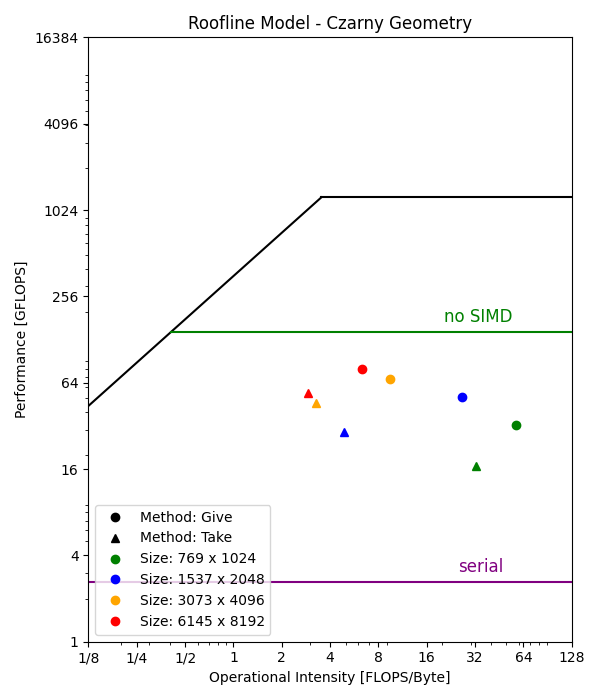

Generate this figure with Python:
import matplotlib.pyplot as plt
import numpy as np
from matplotlib.lines import Line2D

### Data ###
title = "Roofline Model - Czarny Geometry"
x_axis_label = "Operational Intensity [FLOPS/Byte]"
y_axis_label = "Performance [GFLOPS]"
# Measured by Likwid
# maximum_performance = 1256.6 * 1000  # Maximum performance in MFLOP/s
# maximum_bandwidth = 355.6 * 1000  # Maximum bandwidth in MByte/s
# Given in cluster documentation
maximum_performance = 2.6 * 32 * 56 * 1000
maximum_bandwidth = 281.0 * 1000

### Start Plotting ###
x_min = 1/8
x_max = 128
x_ticks = [1/8, 1/4, 1/2, 1, 2, 4, 8, 16, 32, 64, 128]
x_tick_labels = ["1/8", "1/4", "1/2", "1", "2", "4", "8", "16", "32", "64", "128"]

y_min = 1
y_max = 16384
y_ticks = [1, 4, 16, 64, 256, 1024, 4096, 16384]
y_tick_labels = [f"{int(tick)}" for tick in y_ticks]

# Convert maximum performance to GFLOPS and maximum bandwidth to GB/s
max_perf_gflops = maximum_performance / 1000  # GFLOPS
max_bw_gbs = maximum_bandwidth / 1000  # GB/s

# Operational intensity (OI) range for the plot
oi = np.logspace(np.log10(x_min), np.log10(x_max), 500)

# Roofline calculations
# Memory-bound (Bandwidth roofline)
memory_bound = max_bw_gbs * oi

# Performance-bound (Compute roofline)
performance_bound = np.full_like(oi, max_perf_gflops)

# Intersection point between memory and compute roofs
intersection_oi = max_perf_gflops / max_bw_gbs

# Plot
plt.figure(figsize=(6, 7))

# Memory Bound
x1 = np.array([0, intersection_oi])
y1 = np.array([0, max_perf_gflops])
plt.loglog(x1, y1, 'k-', label="_nolegend_")
# Computation Bound
x1 = np.array([intersection_oi, x_max])
y1 = np.array([max_perf_gflops, max_perf_gflops])
plt.loglog(x1, y1, 'k-', label="_nolegend_")

### No SIMD line ###
no_simd = 2.6 * 56
intersection_no_simd = no_simd / max_bw_gbs
x1 = np.array([intersection_no_simd, x_max])
y1 = np.array([no_simd, no_simd])
plt.loglog(x1, y1, 'g-', label="_nolegend_")  # Green line

# Add text above the NO SIMD line
plt.text(
    intersection_no_simd + 20,  # X position, slightly to the right of the intersection
    no_simd * 1.1,                # Y position, a bit above the line
    'no SIMD',                    # Text label
    color='green',                 # Text color (match the line color)
    fontsize=12,                   # Font size
    verticalalignment='bottom',    # Vertical alignment (place text above the line)
    horizontalalignment='left'    # Horizontal alignment (adjust to the left)
)


# Serial Line in Purple
serial = 2.6
intersection_serial = serial / max_bw_gbs
x1 = np.array([intersection_serial, x_max])
y1 = np.array([serial, serial])
plt.loglog(x1, y1, color='purple', linestyle='-', label="_nolegend_")

# Add text above the NO SIMD line (Purple)
plt.text(
    intersection_serial + 25,  # X position, slightly to the right of the intersection
    serial * 1.1,                # Y position, a bit above the line
    'serial',                    # Text label
    color='purple',                # Text color (match the line color)
    fontsize=12,                   # Font size
    verticalalignment='bottom',    # Vertical alignment (place text above the line)
    horizontalalignment='left'    # Horizontal alignment (adjust to the left)
)


data = [
    # [op_ins, app_perf, color, shape]
    [57.6606, 32448.0051, 'g', 'o'],  # Give (769 x 1024)
    [26.4743, 51214.0858, 'b', 'o'],  # Give (1537 x 2048)
    [9.4655, 67896.1025, 'orange', 'o'],  # Give (3073 x 4096)
    [6.3435, 79118.8143, 'r', 'o'],  # Give (6145 x 8192)
    [32.5134, 16787.3805, 'g', '^'],  # Take (769 x 1024)
    [4.9066, 28809.3174, 'b', '^'],  # Take (1537 x 2048)
    [3.2515, 45878.1637, 'orange', '^'],  # Take (3073 x 4096)
    [2.9040, 54252.0375, 'r', '^'],  # Take (6145 x 8192)
]

for op_ins, app_perf, color, shape in data:
    plt.plot(op_ins, app_perf / 1000, marker=shape, color=color, linestyle='None')

### Custom legend ###
# Legend elements for shapes (methods)
shape_legend = [
    Line2D([0], [0], color='black', marker='o', linestyle='None', label='Method: Give'),
    Line2D([0], [0], color='black', marker='^', linestyle='None', label='Method: Take'),
]

# Legend elements for colors (size configurations)
color_legend = [
    Line2D([0], [0], color='g', marker='o', linestyle='None', label='Size: 769 x 1024'),
    Line2D([0], [0], color='b', marker='o', linestyle='None', label='Size: 1537 x 2048'),
    Line2D([0], [0], color='orange', marker='o', linestyle='None', label='Size: 3073 x 4096'),
    Line2D([0], [0], color='r', marker='o', linestyle='None', label='Size: 6145 x 8192'),
]


# Labels and grid
plt.title(title)
plt.xlabel(x_axis_label)
plt.ylabel(y_axis_label)
plt.xticks(x_ticks, x_tick_labels)
plt.yticks(y_ticks, y_tick_labels)

# Set axis limits
plt.xlim(x_min, x_max)
plt.ylim(y_min, y_max)

# Legend
plt.legend(handles= shape_legend + color_legend, loc='lower left')

# Show plot
plt.tight_layout()
plt.show()


plt.savefig('roofline_model.png')